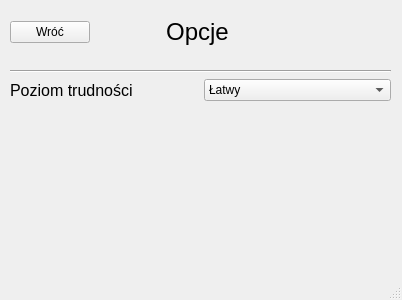
<?xml version="1.0" encoding="UTF-8"?>
<ui version="4.0">
 <class>MainWindow</class>
 <widget class="QMainWindow" name="MainWindow">
  <property name="geometry">
   <rect>
    <x>0</x>
    <y>0</y>
    <width>402</width>
    <height>300</height>
   </rect>
  </property>
  <property name="windowTitle">
   <string>MainWindow</string>
  </property>
  <widget class="QWidget" name="centralwidget">
   <widget class="QWidget" name="">
    <property name="geometry">
     <rect>
      <x>10</x>
      <y>0</y>
      <width>381</width>
      <height>101</height>
     </rect>
    </property>
    <layout class="QVBoxLayout" name="verticalLayout">
     <item>
      <layout class="QHBoxLayout" name="horizontalLayout">
       <item>
        <widget class="QPushButton" name="pushButton">
         <property name="text">
          <string>Wróć</string>
         </property>
        </widget>
       </item>
       <item>
        <spacer name="horizontalSpacer_2">
         <property name="orientation">
          <enum>Qt::Horizontal</enum>
         </property>
         <property name="sizeType">
          <enum>QSizePolicy::Preferred</enum>
         </property>
         <property name="sizeHint" stdset="0">
          <size>
           <width>70</width>
           <height>20</height>
          </size>
         </property>
        </spacer>
       </item>
       <item>
        <widget class="QLabel" name="label">
         <property name="font">
          <font>
           <pointsize>18</pointsize>
          </font>
         </property>
         <property name="text">
          <string>Opcje</string>
         </property>
         <property name="alignment">
          <set>Qt::AlignCenter</set>
         </property>
        </widget>
       </item>
       <item>
        <spacer name="horizontalSpacer">
         <property name="orientation">
          <enum>Qt::Horizontal</enum>
         </property>
         <property name="sizeHint" stdset="0">
          <size>
           <width>40</width>
           <height>20</height>
          </size>
         </property>
        </spacer>
       </item>
      </layout>
     </item>
     <item>
      <widget class="Line" name="line">
       <property name="orientation">
        <enum>Qt::Horizontal</enum>
       </property>
      </widget>
     </item>
     <item>
      <layout class="QHBoxLayout" name="horizontalLayout_2">
       <item>
        <widget class="QLabel" name="label_2">
         <property name="font">
          <font>
           <pointsize>12</pointsize>
          </font>
         </property>
         <property name="text">
          <string>Poziom trudności</string>
         </property>
        </widget>
       </item>
       <item>
        <widget class="QComboBox" name="comboBox">
         <item>
          <property name="text">
           <string>Łatwy</string>
          </property>
         </item>
         <item>
          <property name="text">
           <string>Normalny</string>
          </property>
         </item>
         <item>
          <property name="text">
           <string>Trudny</string>
          </property>
         </item>
         <item>
          <property name="text">
           <string>Expert</string>
          </property>
         </item>
        </widget>
       </item>
      </layout>
     </item>
    </layout>
   </widget>
  </widget>
  <widget class="QMenuBar" name="menubar">
   <property name="geometry">
    <rect>
     <x>0</x>
     <y>0</y>
     <width>402</width>
     <height>21</height>
    </rect>
   </property>
  </widget>
  <widget class="QStatusBar" name="statusbar"/>
 </widget>
 <resources/>
 <connections/>
</ui>
